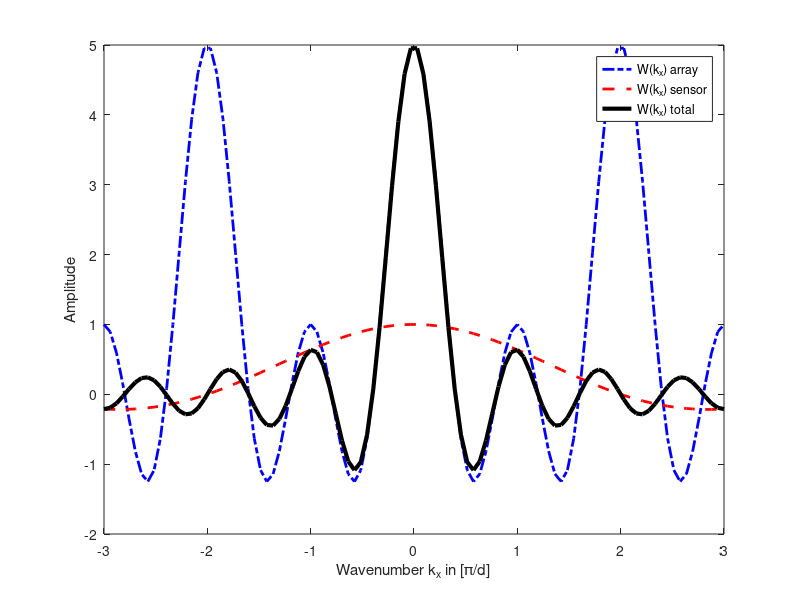

Write the MATLAB code that produced this figure. (Note: this script raises an error after producing the figure.)
%% Aperture smoothing function

M = 5; % Number of sensors
d = 1; % Distance between each sensor, in meters
Dm = 1; % Size of sensor array, in meters

kx = linspace(-3, 3, 100); % Wavenumber, in pi/d
k = kx.*(pi/d);

Wa = sin(k.*(M*d/2))./sin(k.*(d/2));
We = sin(k.*(Dm/2))./(k./2);
Wt = We .* Wa;

figure;
plot(kx, Wa, 'b', 'LineWidth', 2, 'LineStyle', '-.')
hold on
plot(kx, We, 'r', 'LineWidth', 2, 'LineStyle', '--')
plot(kx, Wt, 'k', 'LineWidth', 3, 'LineStyle', '-')

legend({'W(k_x) array', 'W(k_x) sensor', 'W(k_x) total'}, 'Location', 'best')
xlabel('Wavenumber k_x in [\pi/d]')
ylabel('Amplitude')

hold off;

figure;
max_db = max(db(Wt));
plot(kx, db(Wa)-max(db(Wa)), 'b', 'LineWidth', 2, 'LineStyle', '-.')
hold on
plot(kx, db(We)-max(db(We)), 'r', 'LineWidth', 2, 'LineStyle', '--')
plot(kx, db(Wt)-max(db(Wt)), 'k', 'LineWidth', 3, 'LineStyle', '-')

legend({'W(k_x) array', 'W(k_x) sensor', 'W(k_x) total'}, 'Location', 'best')
xlabel('Wavenumber k_x in [\pi/d]')
ylabel('Power [dB]')
ylim([-55 0])

hold off; pause; close all

%%
figure; hold on;
for m=1:length(methods_set)
    m_BF = data_BF{m};
    for b=1:length(num_beams)
        Pb = copyStruct(P);
        Pb.Tx.NTheta = num_beams(b);
        Pb.Tx.SinTheta = linspace(-Pb.Tx.SinThMax,Pb.Tx.SinThMax,Pb.Tx.NTheta);
        Pb.Tx.Theta = asin(Pb.Tx.SinTheta);

        b_BF = m_BF{b};
        b_DA = data_DA{b};
        
        bf_img = db(b_BF)  - max_peak_DAS;
        z_sep = find(b_DA.Radius >= P.Tx.FocRad, 1);
        beampattern_m = bf_img(z_sep,:);
        plot(Pb.Tx.Theta, beampattern_m)
    end
end
hold off; legend(methods_set); pause; close;